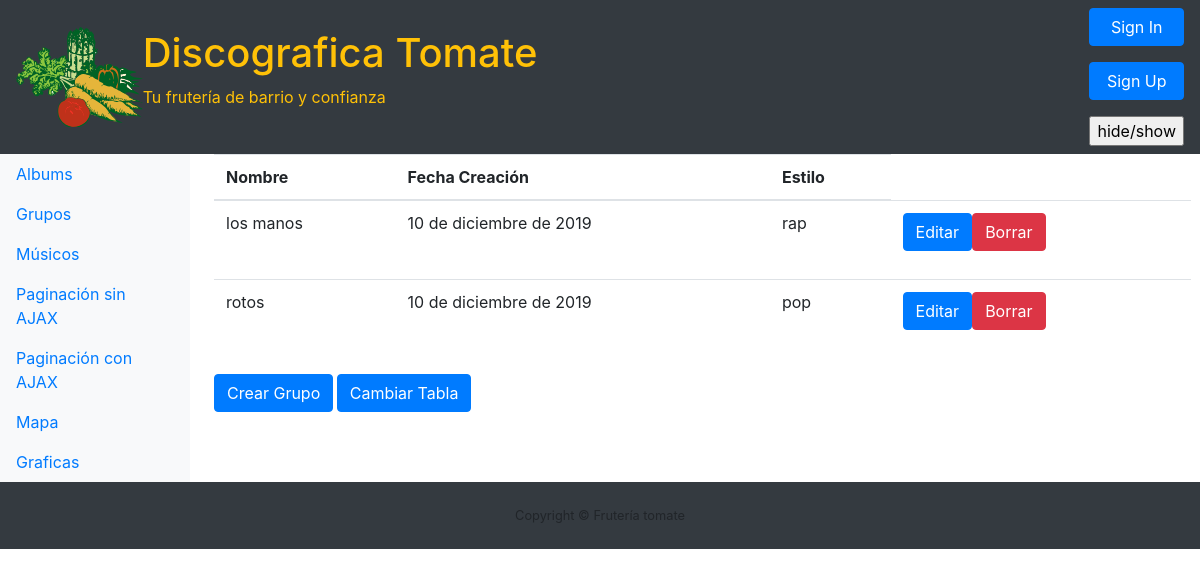
Page /grupo/list on the earlier database version.
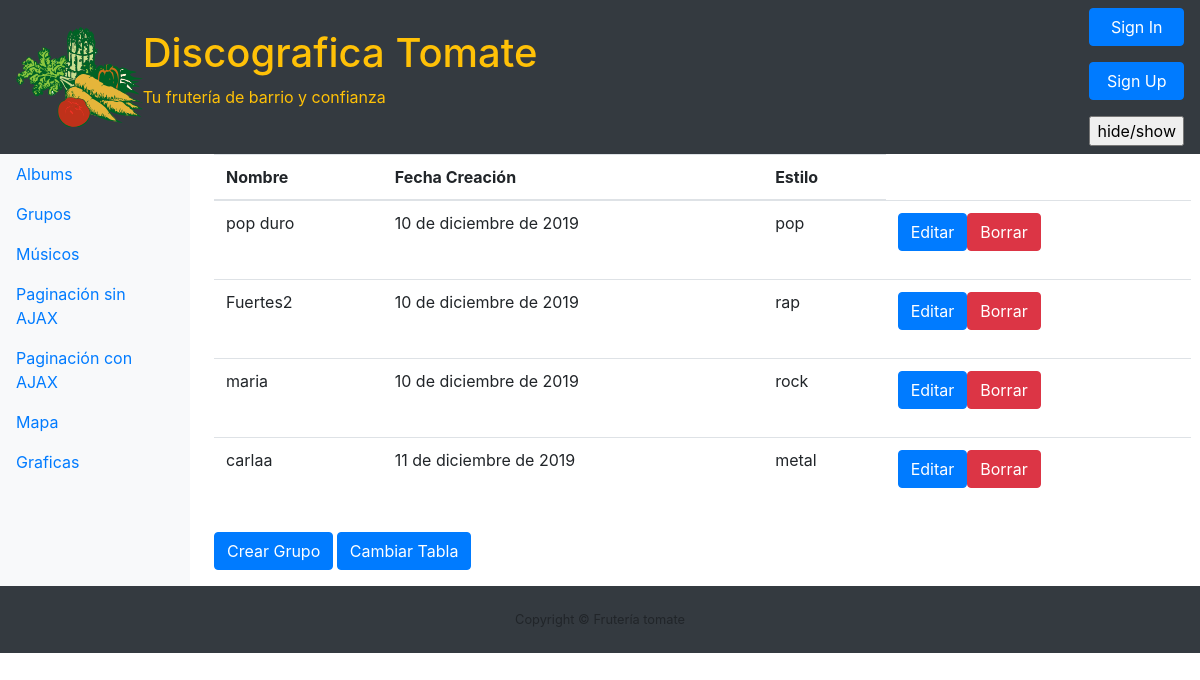
Same page on the later database version.
### Discografica/models.py (models this page shows, shortened)
class Grupo(models.Model):
    nombre = models.CharField(max_length=200, primary_key=True)
    fechaCreacion = models.DateField()
    estilo = models.CharField(max_length=200)

### Discografica/views.py (the view)
# urls.py: path('grupo/list', views.grupo_list, name='grupo_list'),
def grupo_list(request):
    grupo = Grupo.objects.all()
    return render(request, 'grupo_list.html', {'grupo': grupo})

### templates/grupo_list.html
{% extends 'index.html' %}
{% block main %}
<table id="datos" class="table">
    <thead>
        <tr>
        <th>Nombre</th>
        <th>Fecha Creación</th>
        <th>Estilo</th>
        </tr>
    </thead>
    <tbody>
        {% for gr in grupo %}
            <tr>
                <td>{{gr.nombre}}</td>
                <td>{{gr.fechaCreacion}}</td>
                <td>{{gr.estilo}}</td>
                <td>
                <div class="btn-group" role="group" aria-label="Basic example">
                    <form method="POST">
                        <button type="button" class="btn btn-primary btn-md center-block" onclick="location.href='{% url 'grupo_edit' pk=gr.pk %}';" >Editar</button>
                    </form>
                    <form method="POST" action="">
                            <button type="button" class="btn btn-danger btn-md center-block" onclick="location.href='{% url 'grupo_borrar' pk=gr.pk %}';" >Borrar</button>
                    </form>
                </div>
                </td>
            </tr>
        {% endfor %}
    </tbody>
</table>
<div class="btn-group" role="group" aria-label="Basic example">
    <form method="POST">
        <button type="button" class="btn btn-primary btn-md center-block" onclick="location.href='{% url 'grupo_new' %}'" >Crear Grupo</button>
        <button type="button" id ="cambiarTabla" class="btn btn-primary btn-md center-block">Cambiar Tabla</button>
    </form>
</div>
{% endblock %}

### templates/index.html (shortened to what this page needs)
{% load static %}
<html>
<head>
    <link rel="stylesheet" type="text/css" href="{% static 'tabla.css' %}">
    <link rel="stylesheet" href="https://maxcdn.bootstrapcdn.com/bootstrap/4.0.0/css/bootstrap.min.css"
>
</head>
<body>
    <nav class="navbar navbar-expand-lg navbar-dark bg-dark static-top">
        <img src="{% static "johnny_automatic_vegetables.svg" %}" height="100" alt="">
        <div class="mr-auto">
            <h1 class="text-warning">Discografica Tomate</h1>
            <p class="text-warning">Tu frutería de barrio y confianza</p>
        </div>
        <div>
            {% if user.is_authenticated %}
            <form method="POST" action="">
                <button type="button" class="btn btn-primary btn-block"
                    onclick="location.href='{% url 'account_email' %}'">Change E-mai</button>
            </form>
            <form method="POST" action="">
                <button type="button" class="btn btn-primary btn-block"
                    onclick="location.href='{% url 'account_logout' %}'">Sign Out</button>
            </form>
            {% else %}
            <form method="POST" action="">
                <button type="button" class="btn btn-primary btn-block"
                    onclick="location.href='{% url 'account_login' %}'">Sign In</button>
            </form>
            <form method="POST" action="">
                <button type="button" class="btn btn-primary btn-block"
                    onclick="location.href='{% url 'account_signup' %}'">Sign Up</button>
            </form>
            {% endif %}
            <input type='button' id='ocultar' value='hide/show'>
        </div>
    </nav>
    <div class="row justify-content-center">
        <nav id="menuLateral" class="col-md-2 mr-auto bg-light">
            <div id="menuLateral" class="sidebar-sticky">
                <ul class="nav flex-column">
                    <li class="nav-item">
                        <a href="{% url 'album_list' %}" class="nav-link"><span
                                class="glyphicon glyphicon-plus">Albums</span></a>
                    </li>
                    <li class="nav-item">
                        <a href="{% url 'grupo_list' %}" class="nav-link"><span
                                class="glyphicon glyphicon-plus">Grupos</span></a>
                    </li>
                    <li class="nav-item">
                        <a href="{% url 'musico_list' %}" class="nav-link"><span
                                class="glyphicon glyphicon-plus">Músicos</span></a>
                    </li>
                    <li class="nav-item">
                        <a href="{% url 'paginacion_no_ajax' %}" class="nav-link"><span
                                class="glyphicon glyphicon-plus">Paginación sin AJAX</span></a>
                    </li>
                    <li class="nav-item">
                        <a href="{% url 'paginacion_con_ajax' %}" class="nav-link"><span
                                class="glyphicon glyphicon-plus">Paginación con AJAX</span></a>
                    </li>
                    <li class="nav-item">
                        <a href="{% url 'mapa' %}" class="nav-link"><span
                                class="glyphicon glyphicon-plus">Mapa</span></a>
                    </li>
                    <li class="nav-item">
                            <a href="{% url 'grafica' %}" class="nav-link"><span
                                    class="glyphicon glyphicon-plus">Graficas</span></a>
                    </li>
                </ul>
            </div>
        </nav>
        <main role="main" id="contenido" class="col-md-9 col-lg-10 px-4">
            {% block main %} {% endblock %}
        </main>
    </div>
    <footer id="sticky-footer" class="py-4 bg-dark text-white-50">
        <div class="container text-center">
            <small>Copyright &copy; Frutería tomate</small>
        </div>
    </footer>
</body>
</html>

Differences in the rows shown:
removed Grupo: nombre "los manos", fechaCreacion "10 de diciembre de 2019", estilo "rap"
removed Grupo: nombre "rotos", fechaCreacion "10 de diciembre de 2019", estilo "pop"
added Grupo: nombre "pop duro", fechaCreacion "10 de diciembre de 2019", estilo "pop"
added Grupo: nombre "Fuertes2", fechaCreacion "10 de diciembre de 2019", estilo "rap"
added Grupo: nombre "maria", fechaCreacion "10 de diciembre de 2019", estilo "rock"
added Grupo: nombre "carlaa", fechaCreacion "11 de diciembre de 2019", estilo "metal"
